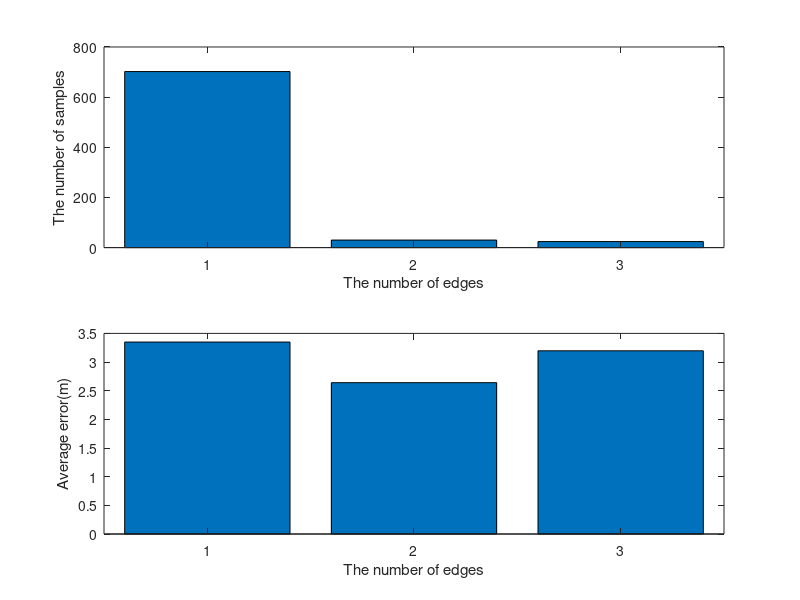

Reproduce this figure in MATLAB.
global FPErrorArray;
global G2OErrorArray;
global FPMeanArray;
global G2OMeanArray;
%load OfflineTrain.mat
load testcluster.mat
%load addcluster.mat
pointpos = [];
clear edgematrix;
clear ConnectivityM;
ConnectivityM = zeros(nodelength, nodelength);
for i = 1 : nodelength
    for j = 1 : nodelength
        edgematrix(i,j).lengtharray = [];
        edgematrix(i,j).measurearray = [];
    end
end

for i = 1 : nodelength
    pointpos(1:2, i) = point(i).clusterpos;
end



%for i = 1 : size(AllRSS, 2) - 1
%for i1 = 1 : size(AllRSS, 2) - 1 
i1 = 1;
while i1 <  size(AllRSS,2) - 1
    i2 = i1 + 1;
    if AllRSS(Nap+3:Nap+4, i1) ~= 10000 
    edgea = [];
    edgea = AllRSS(Nap+3:Nap+4, i1);  
    while 1
        if (AllRSS(Nap+5, i2) ~= AllRSS(Nap+5, i1)) | (i2 >= size(AllRSS,2)) |  (mean(AllRSS(Nap+3:Nap+4, i2)) == 10000)
            break;
        end
        edgea = [edgea, AllRSS(Nap+3:Nap+4, i2)];
        i2 = i2 + 1;
        %AllRSS(Nap+5, i2) == AllRSS(Nap+5, i1) & i2 < size(AllRSS,2) &  mean(AllRSS(Nap+3:Nap+4, i2)) ~= 10000
    end
    
    %edge = sum(edgea, 2)/2;
    if size(edgea, 2) > 1
        edge = sum(edgea(:,1:size(edgea,2)-1), 2)/2 + edgea(:,size(edgea,2));
    else
        edge = edgea;
    end
    n1 = AllRSS(Nap+5, i1);
    n2 = AllRSS(Nap+5, i2);
    i1 = i2;
    edge = edge * 1.2;
    %edge = sum(edgea, 2);
%    edge = AllRSS(Nap+3:Nap+4, i);
%    if mean(edge) ~= 10000
%         if n1 == n2
%             edgematrix(n1,n2).measurearray = [];
%             edgematrix(n1,n2).lengtharray = [];
%             edgematrix(n1,n2).connect = 0;
%             ConnectivityM(n1,n2) = 0;
%         else
          if n1 ~= n2
             edgematrix(n1,n2).measurearray = [edgematrix(n1,n2).measurearray, edge];
             edgematrix(n1,n2).lengtharray = [edgematrix(n1,n2).lengtharray, norm(edge, 2)];
             edgematrix(n2,n1).measurearray = [edgematrix(n2,n1).measurearray, -edge];
             edgematrix(n2,n1).lengtharray = [edgematrix(n2,n1).lengtharray, norm(edge, 2)];
             edgematrix(n1,n2).connect = 1;
             edgematrix(n2,n1).connect = 1;
             ConnectivityM(n1,n2) = 3;
             ConnectivityM(n2,n1) = 3;
         end
%        end
    else
        i1 = i1+1;
    end
end


t = 1;
edgefilter1error = [];
edgefilter2error = [];
edgefilter3error = [];
errorarray = [];
for i = 1 : nodelength
    for j = 1 : nodelength
        if length(edgematrix(i,j).lengtharray) >= 1
            gd = point(i).clusterpos - point(j).clusterpos;
            error = norm(gd - mean(edgematrix(i,j).measurearray, 2));
            errorarray = [errorarray,  gd - mean(edgematrix(i,j).measurearray, 2)];
            edgematrix(i,j).measureavg = mean(edgematrix(i,j).measurearray, 2)+[0.05*randn();0.05*randn()];
            %edgematrix(i,j).conf = length(edgematrix(i,j).lengtharray)/10;%mean(bestw(edgematrix(i,j).measurearray, edgematrix(i,j).measureavg));
            edgematrix(i,j).conf =  length(edgematrix(i,j));%mean(bestw(edgematrix(i,j).measurearray, edgematrix(i,j).measureavg));
            if length(edgematrix(i,j).lengtharray) == 1
                edgefilter1error = [edgefilter1error; error];
            end
            if length(edgematrix(i,j).lengtharray) > 1
                if length(edgematrix(i,j).lengtharray) == 2
                    edgefilter2error = [edgefilter2error; error];
                end
                if length(edgematrix(i,j).lengtharray) == 3
                    edgefilter3error = [edgefilter3error; error];
                end
            end
        end
    end
end
figure
subplot(2,1,1)
bar([length(edgefilter1error),length(edgefilter2error),length(edgefilter3error)]);
xlabel('The number of edges'); ylabel('The number of samples'); title('');
subplot(2,1,2)
bar([mean(edgefilter1error),mean(edgefilter2error),mean(edgefilter3error)]/20);
xlabel('The number of edges'); ylabel('Average error(m)'); title('');
% figure
% set(cdfplot(errorarray(1,:)), 'linewidth', 2,'color', 'b', 'marker', '+');
% hold on
% set(cdfplot(errorarray(2,:)), 'linewidth', 2, 'color', 'm', 'marker', 'o');
save testedgefilterplusr.mat